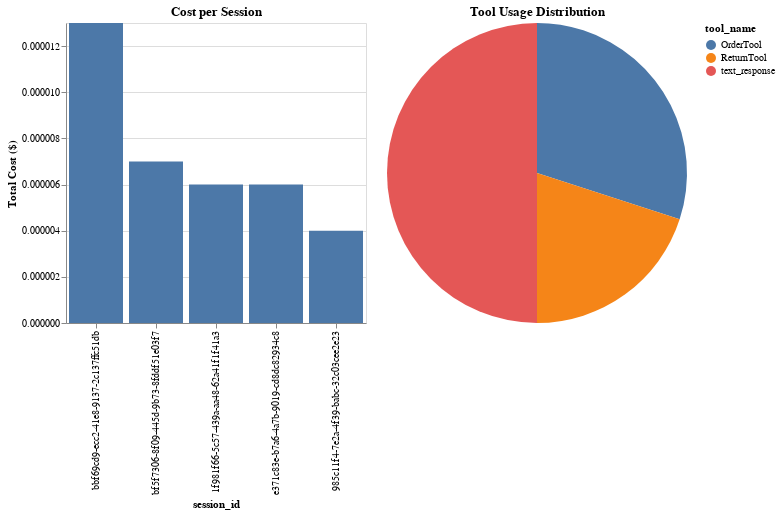

The cell this chart's notebook holds for it:
### Code cell
# Display KPIs and Charts
print("\n--- Agent KPIs ---")
total_cost = df_dashboard['cost'].sum()
error_rate = (df_dashboard['error_message'].notnull().sum() / len(df_dashboard)) * 100

print(f"💰 Total Estimated Cost: ${total_cost:.6f}")
print(f"🚨 Error Rate: {error_rate:.2f}%")

print("\n--- Interactive Charts ---")
# Cost per Session
chart_cost = alt.Chart(df_dashboard).mark_bar().encode(
    x=alt.X('session_id', sort='-y'),
    y=alt.Y('sum(cost)', title='Total Cost ($)'),
    tooltip=['session_id', 'sum(cost)']
).properties(title='Cost per Session', width=300)

# Tool Usage
chart_tools = alt.Chart(df_dashboard.dropna(subset=['tool_name'])).mark_arc().encode(
    theta=alt.Theta('count()', stack=True),
    color=alt.Color('tool_name'),
    tooltip=['tool_name', 'count()']
).properties(title='Tool Usage Distribution', width=300)

# Display charts side-by-side
(chart_cost | chart_tools).display()

### Figure 1 — Vega-Lite specification as saved in the notebook (floating-point values rounded to 4 significant figures)
{"config": {"view": {"continuousWidth": 300, "continuousHeight": 300}}, "hconcat": [{"data": {"name": "data-caf51945a5d5a6002cd66703927efbf7"}, "mark": {"type": "bar"}, "encoding": {"tooltip": [{"field": "session_id", "type": "nominal"}, {"aggregate": "sum", "field": "cost", "type": "quantitative"}], "x": {"field": "session_id", "sort": "-y", "type": "nominal"}, "y": {"aggregate": "sum", "field": "cost", "title": "Total Cost ($)", "type": "quantitative"}}, "title": "Cost per Session", "width": 300}, {"data": {"name": "data-912989a20fd0301009ecc584ee8798ed"}, "mark": {"type": "arc"}, "encoding": {"color": {"field": "tool_name", "type": "nominal"}, "theta": {"aggregate": "count", "stack": true, "type": "quantitative"}, "tooltip": [{"field": "tool_name", "type": "nominal"}, {"aggregate": "count", "type": "quantitative"}]}, "title": "Tool Usage Distribution", "width": 300}], "$schema": "https://vega.github.io/schema/vega-lite/v5.20.1.json", "datasets": {"data-caf51945a5d5a6002cd66703927efbf7": [{"timestamp": "2025-11-13T00:57:09.498843+00:00", "event_type": "USER_MESSAGE_RECEIVED", "session_id": "bbf69cd9-ecc2-41e8-9137-2c137ffc51db", "error_message": null, "tool_name": null, "cost": 1e-06}, {"timestamp": "2025-11-13T00:57:09.498935+00:00", "event_type": "LLM_REQUEST", "session_id": "bbf69cd9-ecc2-41e8-9137-2c137ffc51db", "error_message": null, "tool_name": null, "cost": 3e-06}, {"timestamp": "2025-11-13T00:57:09.499037+00:00", "event_type": "LLM_RESPONSE", "session_id": "bbf69cd9-ecc2-41e8-9137-2c137ffc51db", "error_message": null, "tool_name": "OrderTool", "cost": 1e-06}, {"timestamp": "2025-11-13T00:57:09.499092+00:00", "event_type": "TOOL_STARTING", "session_id": "bbf69cd9-ecc2-41e8-9137-2c137ffc51db", "error_message": null, "tool_name": "OrderTool", "cost": 2e-06}, {"timestamp": "2025-11-13T00:57:09.499130+00:00", "event_type": "TOOL_COMPLETED", "session_id": "bbf69cd9-ecc2-41e8-9137-2c137ffc51db", "error_message": null, "tool_name": "OrderTool", "cost": 3e-06}, {"timestamp": "2025-11-13T00:57:09.499181+00:00", "event_type": "LLM_RESPONSE", "session_id": "bbf69cd9-ecc2-41e8-9137-2c137ffc51db", "error_message": null, "tool_name": "text_response", "cost": 3e-06}, {"timestamp": "2025-11-13T00:57:09.499294+00:00", "event_type": "USER_MESSAGE_RECEIVED", "session_id": "bf5f7306-8f09-445d-9b73-8fddf51e03f7", "error_message": null, "tool_name": null, "cost": 1e-06}, {"timestamp": "2025-11-13T00:57:09.499320+00:00", "event_type": "TOOL_STARTING", "session_id": "bf5f7306-8f09-445d-9b73-8fddf51e03f7", "error_message": null, "tool_name": "ReturnTool", "cost": 2e-06}, {"timestamp": "2025-11-13T00:57:09.499342+00:00", "event_type": "TOOL_ERROR", "session_id": "bf5f7306-8f09-445d-9b73-8fddf51e03f7", "error_message": "Database connection failed", "tool_name": "ReturnTool", "cost": 1e-06}, {"timestamp": "2025-11-13T00:57:09.499383+00:00", "event_type": "LLM_RESPONSE", "session_id": "bf5f7306-8f09-445d-9b73-8fddf51e03f7", "error_message": "Tool execution failed", "tool_name": "text_response", "cost": 3e-06}, {"timestamp": "2025-11-13T00:57:09.499471+00:00", "event_type": "USER_MESSAGE_RECEIVED", "session_id": "985c11f4-7e2a-4f39-babc-32c03cee2e23", "error_message": null, "tool_name": null, "cost": 2e-06}, {"timestamp": "2025-11-13T00:57:09.499539+00:00", "event_type": "LLM_RESPONSE", "session_id": "985c11f4-7e2a-4f39-babc-32c03cee2e23", "error_message": null, "tool_name": "text_response", "cost": 2e-06}, {"timestamp": "2025-11-13T00:57:09.499655+00:00", "event_type": "USER_MESSAGE_RECEIVED", "session_id": "1f981f66-5c57-439a-aa48-62a41f1f41a3", "error_message": null, "tool_name": null, "cost": 3e-06}, {"timestamp": "2025-11-13T00:57:09.499688+00:00", "event_type": "LLM_RESPONSE", "session_id": "1f981f66-5c57-439a-aa48-62a41f1f41a3", "error_message": null, "tool_name": "text_response", "cost": 3e-06}, {"timestamp": "2025-11-13T00:57:09.499763+00:00", "event_type": "USER_MESSAGE_RECEIVED", "session_id": "e371c83e-b7a6-4a7b-9019-cd8dc82934c8", "error_message": null, "tool_name": null, "cost": 3e-06}, {"timestamp": "2025-11-13T00:57:09.499793+00:00", "event_type": "LLM_RESPONSE", "session_id": "e371c83e-b7a6-4a7b-9019-cd8dc82934c8", "error_message": null, "tool_name": "text_response", "cost": 3e-06}], "data-912989a20fd0301009ecc584ee8798ed": [{"timestamp": "2025-11-13T00:57:09.499037+00:00", "event_type": "LLM_RESPONSE", "session_id": "bbf69cd9-ecc2-41e8-9137-2c137ffc51db", "error_message": null, "tool_name": "OrderTool", "cost": 1e-06}, {"timestamp": "2025-11-13T00:57:09.499092+00:00", "event_type": "TOOL_STARTING", "session_id": "bbf69cd9-ecc2-41e8-9137-2c137ffc51db", "error_message": null, "tool_name": "OrderTool", "cost": 2e-06}, {"timestamp": "2025-11-13T00:57:09.499130+00:00", "event_type": "TOOL_COMPLETED", "session_id": "bbf69cd9-ecc2-41e8-9137-2c137ffc51db", "error_message": null, "tool_name": "OrderTool", "cost": 3e-06}, {"timestamp": "2025-11-13T00:57:09.499181+00:00", "event_type": "LLM_RESPONSE", "session_id": "bbf69cd9-ecc2-41e8-9137-2c137ffc51db", "error_message": null, "tool_name": "text_response", "cost": 3e-06}, {"timestamp": "2025-11-13T00:57:09.499320+00:00", "event_type": "TOOL_STARTING", "session_id": "bf5f7306-8f09-445d-9b73-8fddf51e03f7", "error_message": null, "tool_name": "ReturnTool", "cost": 2e-06}, {"timestamp": "2025-11-13T00:57:09.499342+00:00", "event_type": "TOOL_ERROR", "session_id": "bf5f7306-8f09-445d-9b73-8fddf51e03f7", "error_message": "Database connection failed", "tool_name": "ReturnTool", "cost": 1e-06}, {"timestamp": "2025-11-13T00:57:09.499383+00:00", "event_type": "LLM_RESPONSE", "session_id": "bf5f7306-8f09-445d-9b73-8fddf51e03f7", "error_message": "Tool execution failed", "tool_name": "text_response", "cost": 3e-06}, {"timestamp": "2025-11-13T00:57:09.499539+00:00", "event_type": "LLM_RESPONSE", "session_id": "985c11f4-7e2a-4f39-babc-32c03cee2e23", "error_message": null, "tool_name": "text_response", "cost": 2e-06}, {"timestamp": "2025-11-13T00:57:09.499688+00:00", "event_type": "LLM_RESPONSE", "session_id": "1f981f66-5c57-439a-aa48-62a41f1f41a3", "error_message": null, "tool_name": "text_response", "cost": 3e-06}, {"timestamp": "2025-11-13T00:57:09.499793+00:00", "event_type": "LLM_RESPONSE", "session_id": "e371c83e-b7a6-4a7b-9019-cd8dc82934c8", "error_message": null, "tool_name": "text_response", "cost": 3e-06}]}}
